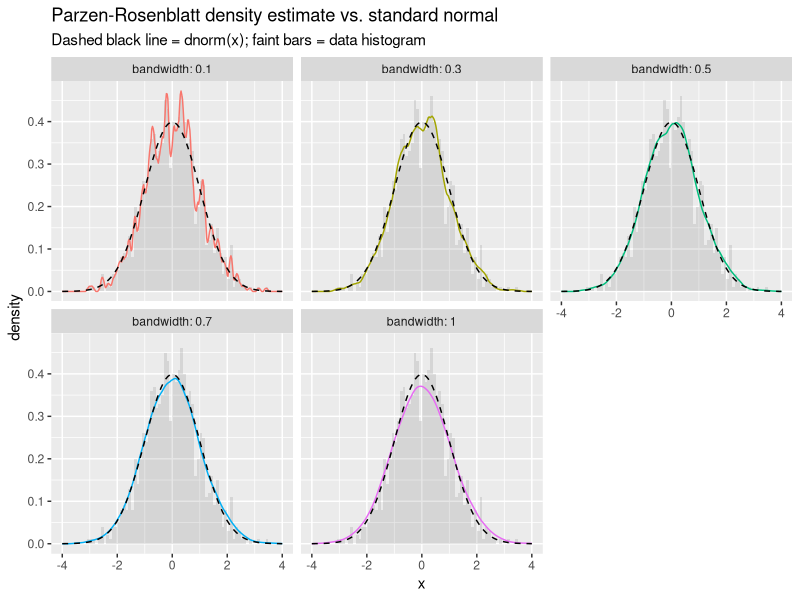
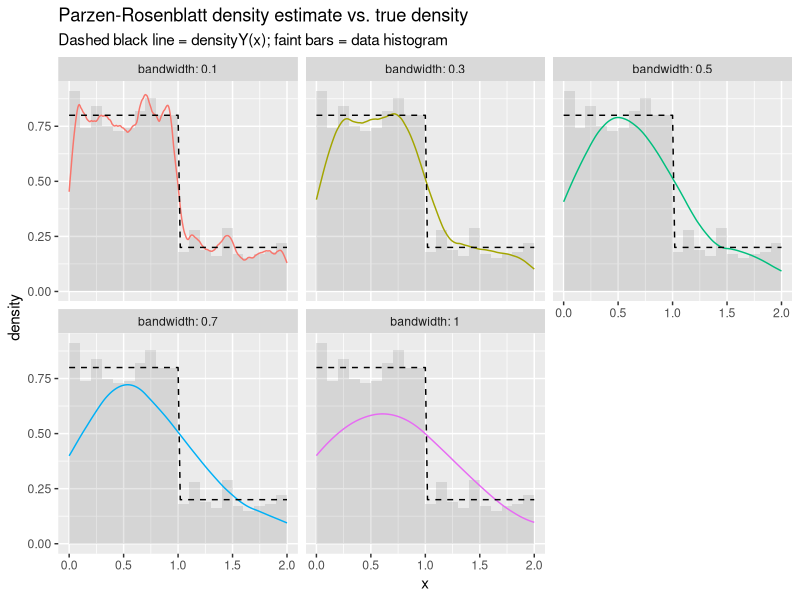

Write R code to recreate these figures, in order. (Note: this script raises an error after producing the figures.)
library(ggplot2)
library(dplyr)
library(tibble)
library(scales)

###################################
########## Practical 2.1 ##########
###################################

###############
#####  a  #####
###############
set.seed(2026)
stdNormSim <- rnorm(1000)


#Parzen-Rosenblatt density estimator
#Epanechnikov kernel from exercise 2.1
bandwidths <- c(0.1, 0.3, 0.5, 0.7, 1.0)

EpanechnikovKernel <- function(x) { ifelse(abs(x) <= 1, (1-x**2)*3/4, 0) }
vEpanechnikovKernel <- Vectorize(EpanechnikovKernel)

ParzenRosenblattDensityEstimator <- function(x, vec, bandwidth){
  n <- length(vec)
  return(
    sum(vEpanechnikovKernel((x-vec)/bandwidth))/(n*bandwidth)
  )
}
# vectorize over x so geom_function (which passes a vector of x-values) works
vParzenRosenblattDensityEstimator <- Vectorize(ParzenRosenblattDensityEstimator, "x")

# build the estimated density for each bandwidth on a common grid, stratified
xGrid <- seq(-4, 4, length.out = 301)
densityDf <- do.call(rbind, lapply(bandwidths, function(h) {
  data.frame(
    x = xGrid,
    density = vParzenRosenblattDensityEstimator(xGrid, stdNormSim, h),
    bandwidth = factor(h)
  )
}))

ggplot(densityDf, aes(x = x, y = density, color = bandwidth)) +
  geom_histogram(data = data.frame(x = stdNormSim), aes(x = x, y = after_stat(density)),
                  inherit.aes = FALSE, binwidth = 0.1, alpha = 0.15, boundary = 0) +
  geom_line() +
  geom_function(fun = dnorm, color = "black", linetype = "dashed", inherit.aes = FALSE) +
  facet_wrap(~ bandwidth, labeller = label_both) +
  labs(title = "Parzen-Rosenblatt density estimate vs. standard normal",
       subtitle = "Dashed black line = dnorm(x); faint bars = data histogram",
       x = "x", y = "density") +
  theme(legend.position = "none")

###############
#####  b  #####
###############
set.seed(2026)
X1 <- runif(1000)
X2 <- runif(1000, 1, 2)
p <- rbinom(1000, 1, 0.8)
YSim <- p*X1 + (1-p)*X2


xGridY <- seq(0, 2, length.out = 301)
densityDfY <- do.call(rbind, lapply(bandwidths, function(h){
  data.frame(
    x = xGridY,
    density = vParzenRosenblattDensityEstimator(xGridY, YSim, h),
    bandwidth = factor(h)
  )
}))

#Density must be the following step function
densY <- function(x) {
  ifelse(0<=x && x<=2, 1, 0)* (ifelse(0<=x && x<=1, 1, 0)*0.6 + 0.2)
}
vdensY <- Vectorize(densY)


ggplot(densityDfY, aes(x = x, y = density, color = bandwidth)) +
  geom_histogram(data = data.frame(x = YSim), aes(x = x, y = after_stat(density)),
                  inherit.aes = FALSE, binwidth = 0.1, alpha = 0.15, boundary = 0) +
  geom_line() +
  geom_function(fun = vdensY, color = "black", linetype = "dashed", inherit.aes = FALSE) +
  facet_wrap(~ bandwidth, labeller = label_both) +
  labs(title = "Parzen-Rosenblatt density estimate vs. true density",
       subtitle = "Dashed black line = densityY(x); faint bars = data histogram",
       x = "x", y = "density") +
  theme(legend.position = "none")


###################################
########## Practical 2.4 ##########
###################################
data(brvehins1a, package = "CASdatasets")

#####  a  #####
M <- 200000
data <- brvehins1a |>
  select(SumInsAvg, ClaimAmountTotColl) |>
  filter(ClaimAmountTotColl > 0, ClaimAmountTotColl < M)
summary(data)


#####  b  #####
X <- data$SumInsAvg
ecdfX <- ecdf(X)

XUniform <- ecdfX(X)

#Plot
ggplot() +
  geom_function(fun = ecdfX, color = "#2a78d6", linewidth = 0.8) +
  scale_x_continuous(labels = comma, limits = c(0, max(X))) +
  labs(
    title = "Empirical distribution function of SumInsAvg",
    subtitle = bquote(F[X]^(n) * "(·),  n = " * .(comma(nrow(data)))),
    x = "SumInsAvg",
    y = "Prob."
  ) +
  theme(panel.grid.minor = element_blank())


#####  c  #####
n <- nrow(data)

hn <- 3*n**(-1/5)/log(log(n))

xGrid <- seq(0, M, 100)

Y <- data$ClaimAmountTotColl

# Emperical distribution function of Y - F_Y^(n) ( * )
ecdfY <- ecdf(Y)


# Conditional emperical distribution function of Y - F_Y^(n) ( * | 0.7)
GaussianKernel <- Vectorize(function(x) {exp(-x**2/2)/sqrt(2*pi)})
cecdfY <- Vectorize(function(t, x = 0.7){
  denom <- sum(GaussianKernel((x-XUniform)/hn))
  num <- sum(ifelse(Y <= t, 1, 0) * GaussianKernel((x-XUniform)/hn))
  return (num/denom)
}, "t")

# Plot
plot_base <- ggplot() +
  scale_x_continuous(labels = comma, limits = c(0, M)) +
  geom_function(aes(color = "Conditional | X = 0.7"), fun = cecdfY,
                linewidth = 0.9, n = length(xGrid)) +
  theme(
    panel.grid.minor = element_blank(),
    legend.position = c(0.78, 0.25),
    legend.background = element_rect(fill = "white", color = NA)
  )

plot_base +
  geom_function(aes(color = "Unconditional"), fun = ecdfY,
                linetype = "dashed", linewidth = 0.8, n = length(xGrid)) +
  scale_color_manual(values = c("Unconditional" = "#2a78d6",
                                 "Conditional | X = 0.7" = "#eb6834")) +
  labs(
    title = "Conditional vs. unconditional distribution of ClaimAmountTotColl",
    subtitle = bquote(F[Y]^(n) * "(·)  (dashed)  vs.  " *
                       F[Y]^(n) * "(· | X = 0.7)  (solid),  n = " *
                       .(comma(n)) * ",  " * h[n] * " = " * .(round(hn, 4))),
    x = "ClaimAmountTotColl",
    y = "Prob.",
    color = NULL
  )


##### d #####
## Xs have been transformed by their distribution function, so they should be uniformly distributed on (0,1)
# Then f_X(x) = 1 on (0,1), so f_X(0.7) = 1 -- this is what makes sigma(t|0.7) computable
# without ever estimating f_X.

# Theorem 2.4: sqrt(n*hn) * (F^(n)(t|x) - F(t|x)) -> N(0, sigma^2(t|x)), with
#   sigma^2(t|x) = R(K) * F(t|x) * (1 - F(t|x)) / f_X(x)
# where R(K) = integral of K(u)^2 du is the kernel's roughness.
RK <- integrate(function(u) GaussianKernel(u)**2, -Inf, Inf)$value  # = 1/(2*sqrt(pi))
fX_0.7 <- 1  # density of Uniform(0,1) at any interior point, in particular x = 0.7

# F(t|0.7) itself is unknown, so plug in its estimator cecdfY(t) -- sigma is a
# function of F(t|0.7), not a single number.
sigma_hat <- function(Ft) sqrt(RK * Ft * (1 - Ft) / fX_0.7)

z <- qnorm(0.975)
naiveLower <- function(Ft) pmax(0, Ft - z * sigma_hat(Ft) / sqrt(n * hn))
naiveUpper <- function(Ft) pmin(1, Ft + z * sigma_hat(Ft) / sqrt(n * hn))

# cecdfY() re-scans all n observations for every t it's called on, so evaluate it
# ONCE on the grid and reuse the vector below, instead of recomputing it once per
# bound/band (this is what made the original version "very slow").
cecdfGrid <- cecdfY(xGrid)

naiveBandDf <- data.frame(
  x = xGrid,
  lower = naiveLower(cecdfGrid),
  upper = naiveUpper(cecdfGrid)
)

# Theorem 2.8: sqrt(n*hn / (RK/fX_0.7)) * sup_t |F^(n)(t|0.7) - F(t|0.7)| -> sup_u |B(u)|
# (a time-changed Brownian bridge, via the substitution u = F(t|0.7)), whose 95%
# quantile is the Kolmogorov constant 1.36. Unlike the naive band, this does NOT
# depend on t/cecdfY(t) -- solving for the sup gives one constant half-width that
# applies uniformly across the whole path.
pathwiseWidth <- 1.36 * sqrt(RK / fX_0.7) / sqrt(n * hn)

pathwiseLower <- function(Ft) pmax(0, Ft - pathwiseWidth)
pathwiseUpper <- function(Ft) pmin(1, Ft + pathwiseWidth)

pathwiseBandDf <- data.frame(x = xGrid, lower = pathwiseLower(cecdfGrid), upper = pathwiseUpper(cecdfGrid))

plot_base +
  geom_ribbon(data = naiveBandDf, aes(x = x, ymin = lower, ymax = upper, fill = "95% naive (pointwise)"),
              inherit.aes = FALSE, alpha = 0.25, color = NA) +
  geom_ribbon(data = pathwiseBandDf, aes(x = x, ymin = lower, ymax = upper, fill = "95% pathwise"),
              inherit.aes = FALSE, alpha = 0.25, color = NA) +
  scale_color_manual(values = c("Unconditional" = "#2a78d6",
                                 "Conditional | X = 0.7" = "#eb6834")) +
  scale_fill_manual(values = c("95% naive (pointwise)" = "#eb6834",
                                "95% pathwise" = "#1baf7a")) +
  labs(
    title = "Naive (pointwise) vs. pathwise 95% confidence bands",
    subtitle = bquote(F[Y]^(n) * "(· | X = 0.7)  with 95% bands,  n = " *
                       .(comma(n)) * ",  " * h[n] * " = " * .(round(hn, 4))),
    x = "ClaimAmountTotColl",
    y = "Prob.",
    color = NULL,
    fill = NULL
  )
